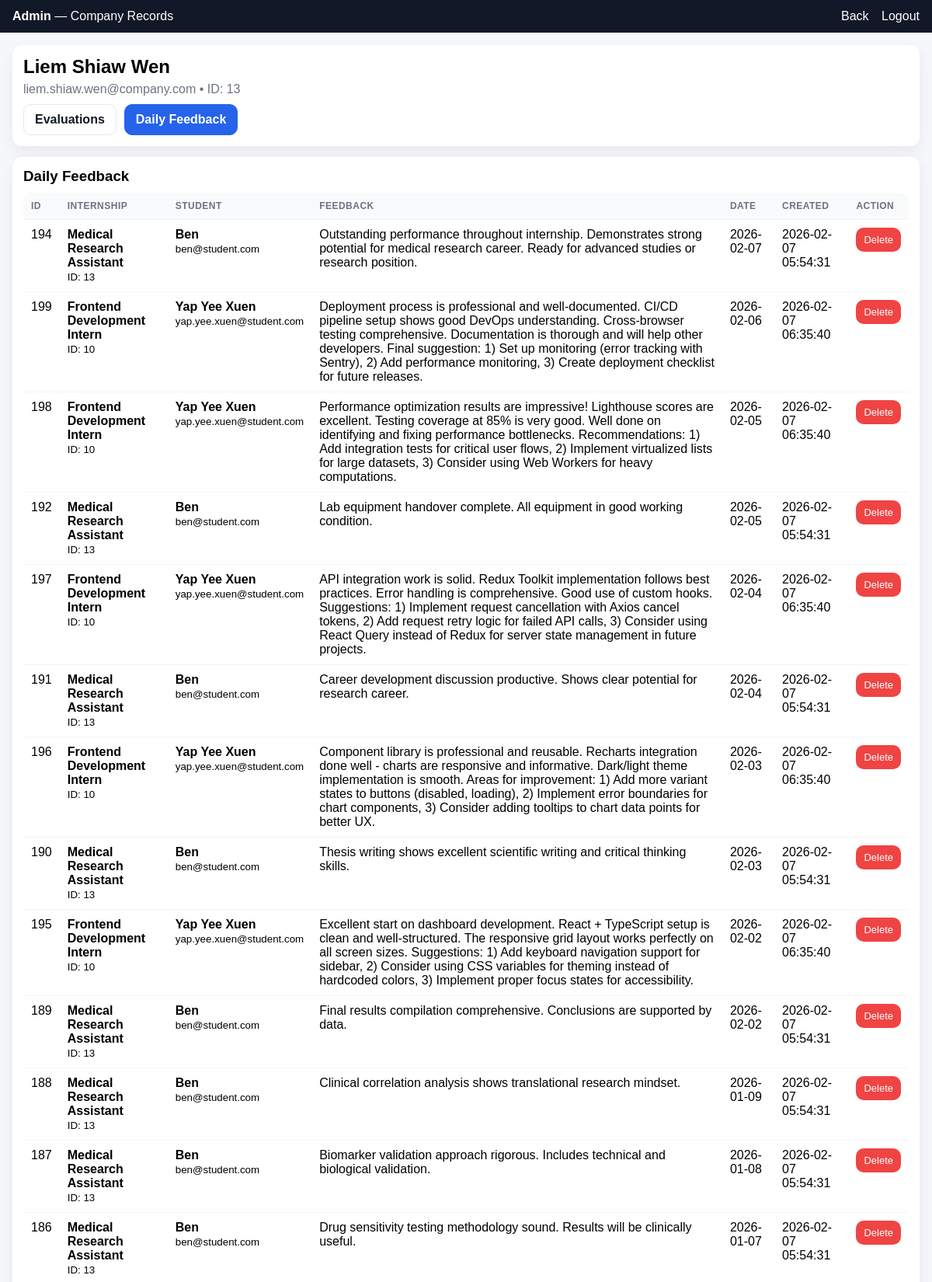
/dashboard/admin_company_records.php?company_id=13&tab=feedback (signed in, upper part), run on the app's committed database.
### tables this page shows
CREATE TABLE `users` (
  `id` int(11) NOT NULL,
  `name` varchar(100) NOT NULL,
  `email` varchar(100) NOT NULL,
  `password` varchar(255) NOT NULL,
  `role` enum('student','company','academic','admin') NOT NULL,
  `created_at` timestamp NOT NULL DEFAULT current_timestamp(),
  `academic_supervisor_id` int(11) DEFAULT NULL,
  `faculty` enum('FCI','FCM','FIST','FOM') DEFAULT NULL
);

CREATE TABLE `feedback` (
  `id` int(11) NOT NULL,
  `student_id` int(11) NOT NULL,
  `internship_id` int(11) NOT NULL,
  `feedback_date` date NOT NULL,
  `content` text NOT NULL,
  `created_at` timestamp NOT NULL DEFAULT current_timestamp()
);

CREATE TABLE `internships` (
  `id` int(11) NOT NULL,
  `company_id` int(11) NOT NULL,
  `title` varchar(100) NOT NULL,
  `description` text NOT NULL,
  `location` varchar(100) DEFAULT NULL,
  `duration` varchar(50) DEFAULT NULL,
  `created_at` timestamp NOT NULL DEFAULT current_timestamp(),
  `faculty` enum('FCI','FCM','FIST','FOM') NOT NULL
);

### dashboard/admin_company_records.php (the view, shortened to what this page needs)
<?php
include("../config/db.php");
$company_id = (int)($_GET['company_id'] ?? 0);
$tab = $_GET['tab'] ?? 'evaluations';
$cstmt = $conn->prepare("SELECT id, name, email FROM users WHERE id=? AND role='company' LIMIT 1");
$cstmt->bind_param("i", $company_id);
$cstmt->execute();
$company = $cstmt->get_result()->fetch_assoc();
?>
<!DOCTYPE html>
<html>
<head>
</head>
<body>
<div class="navbar">
    <div><b>Admin</b> — Company Records</div>
    <div>
        <a href="admin_companies.php">Back</a>
        <a href="../auth/logout.php">Logout</a>
    </div>
</div>
<div class="container">
    <div class="card">
        <h2 style="margin:0;"><?= htmlspecialchars($company['name']) ?></h2>
        <div style="color:#6b7280;margin-top:6px;"><?= htmlspecialchars($company['email']) ?> • ID: <?= (int)$company['id'] ?></div>
        <div class="tabs">
            <a class="tablink <?= $tab==='evaluations'?'active':'' ?>"
               href="admin_company_records.php?company_id=<?= (int)$company_id ?>&tab=evaluations">
                Evaluations
            </a>
            <a class="tablink <?= $tab==='feedback'?'active':'' ?>"
               href="admin_company_records.php?company_id=<?= (int)$company_id ?>&tab=feedback">
                Daily Feedback
            </a>
        </div>
    </div>
    <?php if ($tab === 'evaluations'): ?>
        <div class="card">
            <h3 style="margin:0 0 10px;">Company Evaluations</h3>
            <?php
            $stmt = $conn->prepare(
                "SELECT
                    si.student_id,
                    u.name AS student_name,
                    u.email AS student_email,
                    i.id AS internship_id,
                    i.title AS internship_title,
                    si.status,
                    si.evaluation_score,
                    si.evaluation_comment,
                    si.accepted_at
                 FROM student_internships si
                 JOIN internships i ON si.internship_id = i.id
                 JOIN users u ON si.student_id = u.id
                 WHERE i.company_id = ?
                   AND (si.evaluation_score IS NOT NULL OR si.evaluation_comment IS NOT NULL)
                 ORDER BY si.accepted_at DESC"
            );
            $stmt->bind_param("i", $company_id);
            $stmt->execute();
            $rows = $stmt->get_result();
            ?>
            <table>
                <tr>
                    <th>Internship</th>
                    <th>Student</th>
                    <th>Status</th>
                    <th>Score</th>
                    <th>Comment</th>
                    <th>Action</th>
                </tr>
                <?php if ($rows->num_rows === 0): ?>
                    <tr><td colspan="6"><i>No evaluations found.</i></td></tr>
                <?php endif; ?>
                <?php while ($r = $rows->fetch_assoc()): ?>
                    <tr>
                        <td>
                            <b><?= htmlspecialchars($r['internship_title']) ?></b><br>
                            <small>ID: <?= (int)$r['internship_id'] ?></small>
                        </td>
                        <td>
                            <b><?= htmlspecialchars($r['student_name']) ?></b><br>
                            <small><?= htmlspecialchars($r['student_email']) ?></small><br>
                            <small>ID: <?= (int)$r['student_id'] ?></small>
                        </td>
                        <td><span class="tag"><?= htmlspecialchars($r['status']) ?></span></td>
                        <td><?= htmlspecialchars($r['evaluation_score'] ?? '-') ?></td>
                        <td><?= nl2br(htmlspecialchars($r['evaluation_comment'] ?? '')) ?></td>
                        <td>
                            <form method="POST" action="admin_delete_evaluation.php" style="display:inline;">
                                <input type="hidden" name="company_id" value="<?= (int)$company_id ?>">
                                <input type="hidden" name="internship_id" value="<?= (int)$r['internship_id'] ?>">
                                <input type="hidden" name="student_id" value="<?= (int)$r['student_id'] ?>">
                                <button class="btn btn-red" onclick="return confirm('Delete this evaluation?');">
                                    Delete
                                </button>
                            </form>
                        </td>
                    </tr>
                <?php endwhile; ?>
            </table>
        </div>
    <?php else: ?>
        <div class="card">
            <h3 style="margin:0 0 10px;">Daily Feedback</h3>
            <?php
            $stmt = $conn->prepare(
                "SELECT
                    f.id,
                    f.student_id,
                    u.name AS student_name,
                    u.email AS student_email,
                    f.internship_id,
                    i.title AS internship_title,
                    f.feedback_date,
                    f.content,
                    f.created_at
                 FROM feedback f
                 JOIN internships i ON f.internship_id = i.id
                 JOIN users u ON f.student_id = u.id
                 WHERE i.company_id = ?
                 ORDER BY f.feedback_date DESC, f.id DESC"
            );
            $stmt->bind_param("i", $company_id);
            $stmt->execute();
            $rows = $stmt->get_result();
            ?>
            <table>
                <tr>
                    <th>ID</th>
                    <th>Internship</th>
                    <th>Student</th>
                    <th>Feedback</th>
                    <th>Date</th>
                    <th>Created</th>
                    <th>Action</th>
                </tr>
                <?php while ($r = $rows->fetch_assoc()): ?>
                    <tr>
                        <td><?= (int)$r['id'] ?></td>
                        <td>
                            <b><?= htmlspecialchars($r['internship_title']) ?></b><br>
                            <small>ID: <?= (int)$r['internship_id'] ?></small>
                        </td>
                        <td>
                            <b><?= htmlspecialchars($r['student_name']) ?></b><br>
                            <small><?= htmlspecialchars($r['student_email']) ?></small>
                        </td>
                        <td><?= nl2br(htmlspecialchars($r['content'] ?? '')) ?></td>
                        <td><?= htmlspecialchars($r['feedback_date'] ?? '-') ?></td>
                        <td><?= htmlspecialchars($r['created_at'] ?? '-') ?></td>
                        <td>
                            <form method="POST" action="admin_delete_feedback.php" style="display:inline;">
                                <button class="btn btn-red" onclick="return confirm('Delete this feedback?');">
                                    Delete
                                </button>
                            </form>
                        </td>
                    </tr>
                <?php endwhile; ?>
            </table>
        </div>
    <?php endif; ?>
</div>
</body>
</html>

### dashboard/admin_company_records.php (style rules this page uses)
body { background:#f6f7fb; font-family:Arial; margin:0; }
.navbar { background:#111827; color:#fff; padding:12px 16px; display:flex; justify-content:space-between; align-items:center; }
.navbar a { color:#fff; text-decoration:none; margin-left:12px; }
.container { max-width:1200px; margin:16px auto; padding:0 16px; }
.card { background:#fff; border-radius:12px; padding:14px; box-shadow:0 8px 20px rgba(17,24,39,0.06); margin-bottom:14px; }
.tabs { display:flex; gap:10px; margin-top:10px; }
.tablink { padding:10px 14px; border-radius:10px; text-decoration:none; border:1px solid #e5e7eb; background:#fff; color:#111827; font-weight:600; }
.tablink.active { background:#2563eb; border-color:#2563eb; color:#fff; }
table { width:100%; border-collapse:separate; border-spacing:0; border-radius:12px; overflow:hidden; background:#fff; }
th, td { padding:10px; border-bottom:1px solid #f1f5f9; text-align:left; vertical-align:top; }
th { background:#f8fafc; font-size:12px; color:#6b7280; text-transform:uppercase; letter-spacing:.04em; }
.btn { border:none; border-radius:10px; color:#fff; cursor:pointer; font-size:13px; padding:8px 10px; }
.btn-red { background:#ef4444; }

### data on the page
users: name "Liem Shiaw Wen", email "liem.shiaw.wen@company.com", id "13"
feedback: id "194", internship.title "Medical Research Assistant", internship "13", users.name "Ben", users.email "ben@student.com", content "Outstanding performance throughout internship. Demonstrates strong potential for medical research career. Ready for advanced studies or research position.", feedback_date "2026-02-07", created_at "2026-02-07 05:54:31"
feedback: id "199", internship.title "Frontend Development Intern", internship "10", users.name "Yap Yee Xuen", users.email "yap.yee.xuen@student.com", content "Deployment process is professional and well-documented. CI/CD pipeline setup shows good DevOps understanding. Cross-browser testing comprehensive. Documentation is thorough and will help other developers. Final suggestion: 1) Set up monitoring (error tracking with Sentry), 2) Add performance monitoring, 3) Create deployment checklist for future releases.", feedback_date "2026-02-06", created_at "2026-02-07 06:35:40"
feedback: id "198", internship.title "Frontend Development Intern", internship "10", users.name "Yap Yee Xuen", users.email "yap.yee.xuen@student.com", content "Performance optimization results are impressive! Lighthouse scores are excellent. Testing coverage at 85% is very good. Well done on identifying and fixing performance bottlenecks. Recommendations: 1) Add integration tests for critical user flows, 2) Implement virtualized lists for large datasets, 3) Consider using Web Workers for heavy computations.", feedback_date "2026-02-05", created_at "2026-02-07 06:35:40"
feedback: id "192", internship.title "Medical Research Assistant", internship "13", users.name "Ben", users.email "ben@student.com", content "Lab equipment handover complete. All equipment in good working condition.", feedback_date "2026-02-05", created_at "2026-02-07 05:54:31"
feedback: id "197", internship.title "Frontend Development Intern", internship "10", users.name "Yap Yee Xuen", users.email "yap.yee.xuen@student.com", content "API integration work is solid. Redux Toolkit implementation follows best practices. Error handling is comprehensive. Good use of custom hooks. Suggestions: 1) Implement request cancellation with Axios cancel tokens, 2) Add request retry logic for failed API calls, 3) Consider using React Query instead of Redux for server state management in future projects.", feedback_date "2026-02-04", created_at "2026-02-07 06:35:40"
feedback: id "191", internship.title "Medical Research Assistant", internship "13", users.name "Ben", users.email "ben@student.com", content "Career development discussion productive. Shows clear potential for research career.", feedback_date "2026-02-04", created_at "2026-02-07 05:54:31"
feedback: id "196", internship.title "Frontend Development Intern", internship "10", users.name "Yap Yee Xuen", users.email "yap.yee.xuen@student.com", content "Component library is professional and reusable. Recharts integration done well - charts are responsive and informative. Dark/light theme implementation is smooth. Areas for improvement: 1) Add more variant states to buttons (disabled, loading), 2) Implement error boundaries for chart components, 3) Consider adding tooltips to chart data points for better UX.", feedback_date "2026-02-03", created_at "2026-02-07 06:35:40"
feedback: id "190", internship.title "Medical Research Assistant", internship "13", users.name "Ben", users.email "ben@student.com", content "Thesis writing shows excellent scientific writing and critical thinking skills.", feedback_date "2026-02-03", created_at "2026-02-07 05:54:31"
feedback: id "195", internship.title "Frontend Development Intern", internship "10", users.name "Yap Yee Xuen", users.email "yap.yee.xuen@student.com", content "Excellent start on dashboard development. React + TypeScript setup is clean and well-structured. The responsive grid layout works perfectly on all screen sizes. Suggestions: 1) Add keyboard navigation support for sidebar, 2) Consider using CSS variables for theming instead of hardcoded colors, 3) Implement proper focus states for accessibility.", feedback_date "2026-02-02", created_at "2026-02-07 06:35:40"
feedback: id "189", internship.title "Medical Research Assistant", internship "13", users.name "Ben", users.email "ben@student.com", content "Final results compilation comprehensive. Conclusions are supported by data.", feedback_date "2026-02-02", created_at "2026-02-07 05:54:31"
feedback: id "188", internship.title "Medical Research Assistant", internship "13", users.name "Ben", users.email "ben@student.com", content "Clinical correlation analysis shows translational research mindset.", feedback_date "2026-01-09", created_at "2026-02-07 05:54:31"
feedback: id "187", internship.title "Medical Research Assistant", internship "13", users.name "Ben", users.email "ben@student.com", content "Biomarker validation approach rigorous. Includes technical and biological validation.", feedback_date "2026-01-08", created_at "2026-02-07 05:54:31"
feedback: id "186", internship.title "Medical Research Assistant", internship "13", users.name "Ben", users.email "ben@student.com", content "Drug sensitivity testing methodology sound. Results will be clinically useful.", feedback_date "2026-01-07", created_at "2026-02-07 05:54:31"
